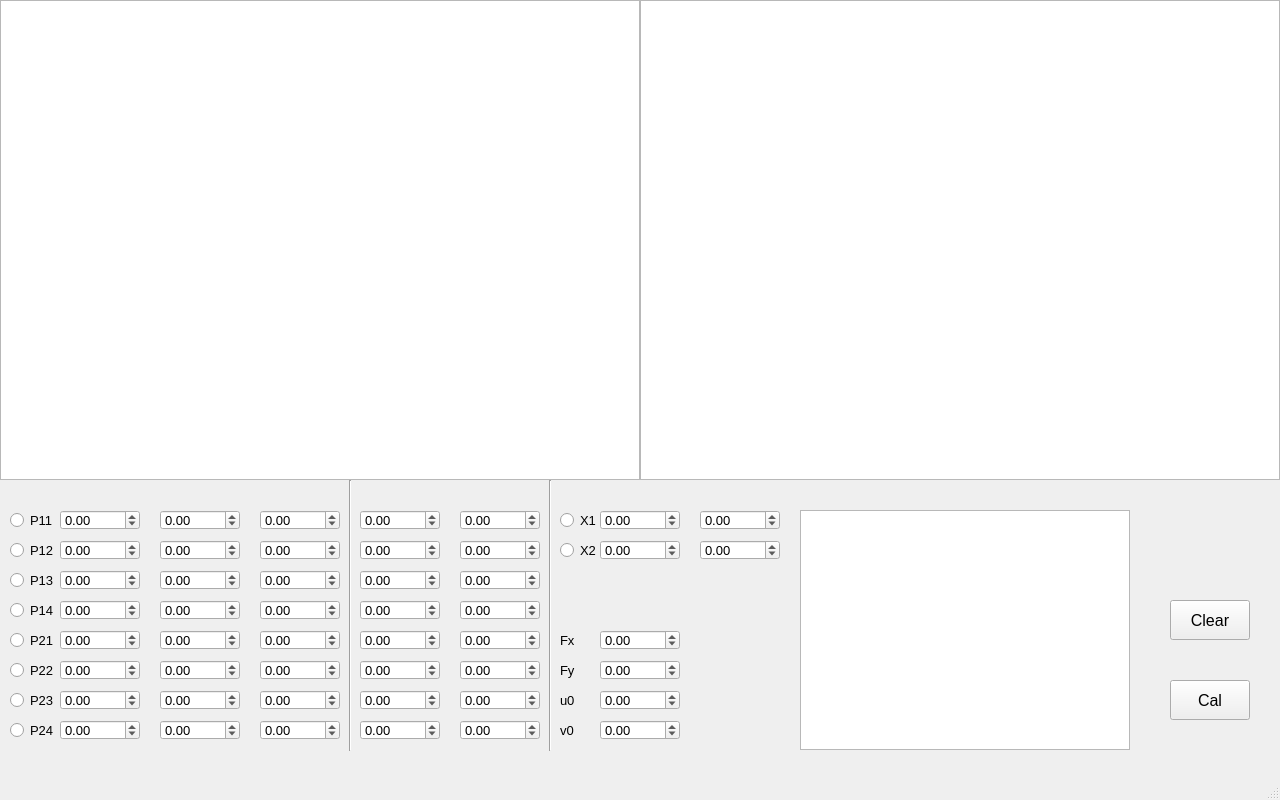
<?xml version="1.0" encoding="UTF-8"?>
<ui version="4.0">
 <class>MainWindow</class>
 <widget class="QMainWindow" name="MainWindow">
  <property name="geometry">
   <rect>
    <x>0</x>
    <y>0</y>
    <width>1280</width>
    <height>800</height>
   </rect>
  </property>
  <property name="maximumSize">
   <size>
    <width>1280</width>
    <height>800</height>
   </size>
  </property>
  <property name="windowTitle">
   <string>MainWindow</string>
  </property>
  <widget class="QWidget" name="centralwidget">
   <property name="maximumSize">
    <size>
     <width>1280</width>
     <height>800</height>
    </size>
   </property>
   <widget class="QGraphicsView" name="pic1view">
    <property name="geometry">
     <rect>
      <x>0</x>
      <y>0</y>
      <width>640</width>
      <height>480</height>
     </rect>
    </property>
    <property name="maximumSize">
     <size>
      <width>640</width>
      <height>480</height>
     </size>
    </property>
   </widget>
   <widget class="QGraphicsView" name="pic2view">
    <property name="geometry">
     <rect>
      <x>640</x>
      <y>0</y>
      <width>640</width>
      <height>480</height>
     </rect>
    </property>
    <property name="maximumSize">
     <size>
      <width>640</width>
      <height>480</height>
     </size>
    </property>
   </widget>
   <widget class="QDoubleSpinBox" name="fx">
    <property name="geometry">
     <rect>
      <x>600</x>
      <y>630</y>
      <width>80</width>
      <height>20</height>
     </rect>
    </property>
    <property name="font">
     <font>
      <pointsize>10</pointsize>
     </font>
    </property>
    <property name="minimum">
     <double>-99999999999.000000000000000</double>
    </property>
    <property name="maximum">
     <double>99999999999.000000000000000</double>
    </property>
    <property name="singleStep">
     <double>0.100000000000000</double>
    </property>
   </widget>
   <widget class="QLabel" name="labelFx">
    <property name="geometry">
     <rect>
      <x>560</x>
      <y>630</y>
      <width>60</width>
      <height>20</height>
     </rect>
    </property>
    <property name="font">
     <font>
      <pointsize>10</pointsize>
     </font>
    </property>
    <property name="text">
     <string>Fx</string>
    </property>
   </widget>
   <widget class="QLabel" name="labelFy">
    <property name="geometry">
     <rect>
      <x>560</x>
      <y>660</y>
      <width>60</width>
      <height>20</height>
     </rect>
    </property>
    <property name="font">
     <font>
      <pointsize>10</pointsize>
     </font>
    </property>
    <property name="text">
     <string>Fy</string>
    </property>
   </widget>
   <widget class="QDoubleSpinBox" name="fy">
    <property name="geometry">
     <rect>
      <x>600</x>
      <y>660</y>
      <width>80</width>
      <height>20</height>
     </rect>
    </property>
    <property name="font">
     <font>
      <pointsize>10</pointsize>
     </font>
    </property>
    <property name="minimum">
     <double>-99999999999.000000000000000</double>
    </property>
    <property name="maximum">
     <double>99999999999.000000000000000</double>
    </property>
    <property name="singleStep">
     <double>0.100000000000000</double>
    </property>
   </widget>
   <widget class="QLabel" name="labelu0">
    <property name="geometry">
     <rect>
      <x>560</x>
      <y>690</y>
      <width>60</width>
      <height>20</height>
     </rect>
    </property>
    <property name="font">
     <font>
      <pointsize>10</pointsize>
     </font>
    </property>
    <property name="text">
     <string>u0</string>
    </property>
   </widget>
   <widget class="QDoubleSpinBox" name="u0">
    <property name="geometry">
     <rect>
      <x>600</x>
      <y>690</y>
      <width>80</width>
      <height>20</height>
     </rect>
    </property>
    <property name="font">
     <font>
      <pointsize>10</pointsize>
     </font>
    </property>
    <property name="minimum">
     <double>-99999999999.000000000000000</double>
    </property>
    <property name="maximum">
     <double>99999999999.000000000000000</double>
    </property>
    <property name="singleStep">
     <double>0.100000000000000</double>
    </property>
   </widget>
   <widget class="QLabel" name="labelv0">
    <property name="geometry">
     <rect>
      <x>560</x>
      <y>720</y>
      <width>60</width>
      <height>20</height>
     </rect>
    </property>
    <property name="font">
     <font>
      <pointsize>10</pointsize>
     </font>
    </property>
    <property name="text">
     <string>v0</string>
    </property>
   </widget>
   <widget class="QDoubleSpinBox" name="v0">
    <property name="geometry">
     <rect>
      <x>600</x>
      <y>720</y>
      <width>80</width>
      <height>20</height>
     </rect>
    </property>
    <property name="font">
     <font>
      <pointsize>10</pointsize>
     </font>
    </property>
    <property name="minimum">
     <double>-99999999999.000000000000000</double>
    </property>
    <property name="maximum">
     <double>99999999999.000000000000000</double>
    </property>
    <property name="singleStep">
     <double>0.100000000000000</double>
    </property>
   </widget>
   <widget class="QRadioButton" name="radioButtonP11">
    <property name="geometry">
     <rect>
      <x>10</x>
      <y>510</y>
      <width>60</width>
      <height>20</height>
     </rect>
    </property>
    <property name="font">
     <font>
      <pointsize>10</pointsize>
     </font>
    </property>
    <property name="text">
     <string>P11</string>
    </property>
   </widget>
   <widget class="QDoubleSpinBox" name="P11X">
    <property name="geometry">
     <rect>
      <x>60</x>
      <y>510</y>
      <width>80</width>
      <height>20</height>
     </rect>
    </property>
    <property name="font">
     <font>
      <pointsize>10</pointsize>
     </font>
    </property>
    <property name="minimum">
     <double>-99999999999.000000000000000</double>
    </property>
    <property name="maximum">
     <double>99999999999.000000000000000</double>
    </property>
    <property name="singleStep">
     <double>0.100000000000000</double>
    </property>
   </widget>
   <widget class="QDoubleSpinBox" name="P11Y">
    <property name="geometry">
     <rect>
      <x>160</x>
      <y>510</y>
      <width>80</width>
      <height>20</height>
     </rect>
    </property>
    <property name="font">
     <font>
      <pointsize>10</pointsize>
     </font>
    </property>
    <property name="minimum">
     <double>-99999999999.000000000000000</double>
    </property>
    <property name="maximum">
     <double>99999999999.000000000000000</double>
    </property>
    <property name="singleStep">
     <double>0.100000000000000</double>
    </property>
   </widget>
   <widget class="QDoubleSpinBox" name="P12X">
    <property name="geometry">
     <rect>
      <x>60</x>
      <y>540</y>
      <width>80</width>
      <height>20</height>
     </rect>
    </property>
    <property name="font">
     <font>
      <pointsize>10</pointsize>
     </font>
    </property>
    <property name="minimum">
     <double>-99999999999.000000000000000</double>
    </property>
    <property name="maximum">
     <double>99999999999.000000000000000</double>
    </property>
    <property name="singleStep">
     <double>0.100000000000000</double>
    </property>
   </widget>
   <widget class="QDoubleSpinBox" name="P12Y">
    <property name="geometry">
     <rect>
      <x>160</x>
      <y>540</y>
      <width>80</width>
      <height>20</height>
     </rect>
    </property>
    <property name="font">
     <font>
      <pointsize>10</pointsize>
     </font>
    </property>
    <property name="minimum">
     <double>-99999999999.000000000000000</double>
    </property>
    <property name="maximum">
     <double>99999999999.000000000000000</double>
    </property>
    <property name="singleStep">
     <double>0.100000000000000</double>
    </property>
   </widget>
   <widget class="QRadioButton" name="radioButtonP12">
    <property name="geometry">
     <rect>
      <x>10</x>
      <y>540</y>
      <width>60</width>
      <height>20</height>
     </rect>
    </property>
    <property name="font">
     <font>
      <pointsize>10</pointsize>
     </font>
    </property>
    <property name="text">
     <string>P12</string>
    </property>
   </widget>
   <widget class="QDoubleSpinBox" name="P13X">
    <property name="geometry">
     <rect>
      <x>60</x>
      <y>570</y>
      <width>80</width>
      <height>20</height>
     </rect>
    </property>
    <property name="font">
     <font>
      <pointsize>10</pointsize>
     </font>
    </property>
    <property name="minimum">
     <double>-99999999999.000000000000000</double>
    </property>
    <property name="maximum">
     <double>99999999999.000000000000000</double>
    </property>
    <property name="singleStep">
     <double>0.100000000000000</double>
    </property>
   </widget>
   <widget class="QDoubleSpinBox" name="P13Y">
    <property name="geometry">
     <rect>
      <x>160</x>
      <y>570</y>
      <width>80</width>
      <height>20</height>
     </rect>
    </property>
    <property name="font">
     <font>
      <pointsize>10</pointsize>
     </font>
    </property>
    <property name="minimum">
     <double>-99999999999.000000000000000</double>
    </property>
    <property name="maximum">
     <double>99999999999.000000000000000</double>
    </property>
    <property name="singleStep">
     <double>0.100000000000000</double>
    </property>
   </widget>
   <widget class="QRadioButton" name="radioButtonP13">
    <property name="geometry">
     <rect>
      <x>10</x>
      <y>570</y>
      <width>60</width>
      <height>20</height>
     </rect>
    </property>
    <property name="font">
     <font>
      <pointsize>10</pointsize>
     </font>
    </property>
    <property name="text">
     <string>P13</string>
    </property>
   </widget>
   <widget class="QDoubleSpinBox" name="P14X">
    <property name="geometry">
     <rect>
      <x>60</x>
      <y>600</y>
      <width>80</width>
      <height>20</height>
     </rect>
    </property>
    <property name="font">
     <font>
      <pointsize>10</pointsize>
     </font>
    </property>
    <property name="minimum">
     <double>-99999999999.000000000000000</double>
    </property>
    <property name="maximum">
     <double>99999999999.000000000000000</double>
    </property>
    <property name="singleStep">
     <double>0.100000000000000</double>
    </property>
   </widget>
   <widget class="QDoubleSpinBox" name="P14Y">
    <property name="geometry">
     <rect>
      <x>160</x>
      <y>600</y>
      <width>80</width>
      <height>20</height>
     </rect>
    </property>
    <property name="font">
     <font>
      <pointsize>10</pointsize>
     </font>
    </property>
    <property name="minimum">
     <double>-99999999999.000000000000000</double>
    </property>
    <property name="maximum">
     <double>99999999999.000000000000000</double>
    </property>
    <property name="singleStep">
     <double>0.100000000000000</double>
    </property>
   </widget>
   <widget class="QRadioButton" name="radioButtonP14">
    <property name="geometry">
     <rect>
      <x>10</x>
      <y>600</y>
      <width>60</width>
      <height>20</height>
     </rect>
    </property>
    <property name="font">
     <font>
      <pointsize>10</pointsize>
     </font>
    </property>
    <property name="text">
     <string>P14</string>
    </property>
   </widget>
   <widget class="QDoubleSpinBox" name="P23X">
    <property name="geometry">
     <rect>
      <x>60</x>
      <y>690</y>
      <width>80</width>
      <height>20</height>
     </rect>
    </property>
    <property name="font">
     <font>
      <pointsize>10</pointsize>
     </font>
    </property>
    <property name="minimum">
     <double>-99999999999.000000000000000</double>
    </property>
    <property name="maximum">
     <double>99999999999.000000000000000</double>
    </property>
    <property name="singleStep">
     <double>0.100000000000000</double>
    </property>
   </widget>
   <widget class="QDoubleSpinBox" name="P24X">
    <property name="geometry">
     <rect>
      <x>60</x>
      <y>720</y>
      <width>80</width>
      <height>20</height>
     </rect>
    </property>
    <property name="font">
     <font>
      <pointsize>10</pointsize>
     </font>
    </property>
    <property name="minimum">
     <double>-99999999999.000000000000000</double>
    </property>
    <property name="maximum">
     <double>99999999999.000000000000000</double>
    </property>
    <property name="singleStep">
     <double>0.100000000000000</double>
    </property>
   </widget>
   <widget class="QDoubleSpinBox" name="P21X">
    <property name="geometry">
     <rect>
      <x>60</x>
      <y>630</y>
      <width>80</width>
      <height>20</height>
     </rect>
    </property>
    <property name="font">
     <font>
      <pointsize>10</pointsize>
     </font>
    </property>
    <property name="minimum">
     <double>-99999999999.000000000000000</double>
    </property>
    <property name="maximum">
     <double>99999999999.000000000000000</double>
    </property>
    <property name="singleStep">
     <double>0.100000000000000</double>
    </property>
   </widget>
   <widget class="QRadioButton" name="radioButtonP22">
    <property name="geometry">
     <rect>
      <x>10</x>
      <y>660</y>
      <width>60</width>
      <height>20</height>
     </rect>
    </property>
    <property name="font">
     <font>
      <pointsize>10</pointsize>
     </font>
    </property>
    <property name="text">
     <string>P22</string>
    </property>
   </widget>
   <widget class="QRadioButton" name="radioButtonP23">
    <property name="geometry">
     <rect>
      <x>10</x>
      <y>690</y>
      <width>60</width>
      <height>20</height>
     </rect>
    </property>
    <property name="font">
     <font>
      <pointsize>10</pointsize>
     </font>
    </property>
    <property name="text">
     <string>P23</string>
    </property>
   </widget>
   <widget class="QDoubleSpinBox" name="P21Y">
    <property name="geometry">
     <rect>
      <x>160</x>
      <y>630</y>
      <width>80</width>
      <height>20</height>
     </rect>
    </property>
    <property name="font">
     <font>
      <pointsize>10</pointsize>
     </font>
    </property>
    <property name="minimum">
     <double>-99999999999.000000000000000</double>
    </property>
    <property name="maximum">
     <double>99999999999.000000000000000</double>
    </property>
    <property name="singleStep">
     <double>0.100000000000000</double>
    </property>
   </widget>
   <widget class="QDoubleSpinBox" name="P22X">
    <property name="geometry">
     <rect>
      <x>60</x>
      <y>660</y>
      <width>80</width>
      <height>20</height>
     </rect>
    </property>
    <property name="font">
     <font>
      <pointsize>10</pointsize>
     </font>
    </property>
    <property name="minimum">
     <double>-99999999999.000000000000000</double>
    </property>
    <property name="maximum">
     <double>99999999999.000000000000000</double>
    </property>
    <property name="singleStep">
     <double>0.100000000000000</double>
    </property>
   </widget>
   <widget class="QDoubleSpinBox" name="P23Y">
    <property name="geometry">
     <rect>
      <x>160</x>
      <y>690</y>
      <width>80</width>
      <height>20</height>
     </rect>
    </property>
    <property name="font">
     <font>
      <pointsize>10</pointsize>
     </font>
    </property>
    <property name="minimum">
     <double>-99999999999.000000000000000</double>
    </property>
    <property name="maximum">
     <double>99999999999.000000000000000</double>
    </property>
    <property name="singleStep">
     <double>0.100000000000000</double>
    </property>
   </widget>
   <widget class="QRadioButton" name="radioButtonP24">
    <property name="geometry">
     <rect>
      <x>10</x>
      <y>720</y>
      <width>60</width>
      <height>20</height>
     </rect>
    </property>
    <property name="font">
     <font>
      <pointsize>10</pointsize>
     </font>
    </property>
    <property name="text">
     <string>P24</string>
    </property>
   </widget>
   <widget class="QDoubleSpinBox" name="P22Y">
    <property name="geometry">
     <rect>
      <x>160</x>
      <y>660</y>
      <width>80</width>
      <height>20</height>
     </rect>
    </property>
    <property name="font">
     <font>
      <pointsize>10</pointsize>
     </font>
    </property>
    <property name="minimum">
     <double>-99999999999.000000000000000</double>
    </property>
    <property name="maximum">
     <double>99999999999.000000000000000</double>
    </property>
    <property name="singleStep">
     <double>0.100000000000000</double>
    </property>
   </widget>
   <widget class="QRadioButton" name="radioButtonP21">
    <property name="geometry">
     <rect>
      <x>10</x>
      <y>630</y>
      <width>60</width>
      <height>20</height>
     </rect>
    </property>
    <property name="font">
     <font>
      <pointsize>10</pointsize>
     </font>
    </property>
    <property name="text">
     <string>P21</string>
    </property>
   </widget>
   <widget class="QDoubleSpinBox" name="P24Y">
    <property name="geometry">
     <rect>
      <x>160</x>
      <y>720</y>
      <width>80</width>
      <height>20</height>
     </rect>
    </property>
    <property name="font">
     <font>
      <pointsize>10</pointsize>
     </font>
    </property>
    <property name="minimum">
     <double>-99999999999.000000000000000</double>
    </property>
    <property name="maximum">
     <double>99999999999.000000000000000</double>
    </property>
    <property name="singleStep">
     <double>0.100000000000000</double>
    </property>
   </widget>
   <widget class="QRadioButton" name="radioButtonX2">
    <property name="geometry">
     <rect>
      <x>560</x>
      <y>540</y>
      <width>60</width>
      <height>20</height>
     </rect>
    </property>
    <property name="font">
     <font>
      <pointsize>10</pointsize>
     </font>
    </property>
    <property name="text">
     <string>X2</string>
    </property>
   </widget>
   <widget class="QRadioButton" name="radioButtonX1">
    <property name="geometry">
     <rect>
      <x>560</x>
      <y>510</y>
      <width>60</width>
      <height>20</height>
     </rect>
    </property>
    <property name="font">
     <font>
      <pointsize>10</pointsize>
     </font>
    </property>
    <property name="text">
     <string>X1</string>
    </property>
   </widget>
   <widget class="QPushButton" name="pushButtonClear">
    <property name="geometry">
     <rect>
      <x>1170</x>
      <y>600</y>
      <width>80</width>
      <height>40</height>
     </rect>
    </property>
    <property name="font">
     <font>
      <pointsize>12</pointsize>
     </font>
    </property>
    <property name="text">
     <string>Clear</string>
    </property>
   </widget>
   <widget class="QPushButton" name="pushButtonCal">
    <property name="geometry">
     <rect>
      <x>1170</x>
      <y>680</y>
      <width>80</width>
      <height>40</height>
     </rect>
    </property>
    <property name="font">
     <font>
      <pointsize>12</pointsize>
     </font>
    </property>
    <property name="text">
     <string>Cal</string>
    </property>
   </widget>
   <widget class="QDoubleSpinBox" name="p11X">
    <property name="geometry">
     <rect>
      <x>360</x>
      <y>510</y>
      <width>80</width>
      <height>20</height>
     </rect>
    </property>
    <property name="font">
     <font>
      <pointsize>10</pointsize>
     </font>
    </property>
    <property name="minimum">
     <double>-99999999999.000000000000000</double>
    </property>
    <property name="maximum">
     <double>99999999999.000000000000000</double>
    </property>
    <property name="singleStep">
     <double>0.100000000000000</double>
    </property>
   </widget>
   <widget class="QDoubleSpinBox" name="p13X">
    <property name="geometry">
     <rect>
      <x>360</x>
      <y>570</y>
      <width>80</width>
      <height>20</height>
     </rect>
    </property>
    <property name="font">
     <font>
      <pointsize>10</pointsize>
     </font>
    </property>
    <property name="minimum">
     <double>-99999999999.000000000000000</double>
    </property>
    <property name="maximum">
     <double>99999999999.000000000000000</double>
    </property>
    <property name="singleStep">
     <double>0.100000000000000</double>
    </property>
   </widget>
   <widget class="QDoubleSpinBox" name="p12X">
    <property name="geometry">
     <rect>
      <x>360</x>
      <y>540</y>
      <width>80</width>
      <height>20</height>
     </rect>
    </property>
    <property name="font">
     <font>
      <pointsize>10</pointsize>
     </font>
    </property>
    <property name="minimum">
     <double>-99999999999.000000000000000</double>
    </property>
    <property name="maximum">
     <double>99999999999.000000000000000</double>
    </property>
    <property name="singleStep">
     <double>0.100000000000000</double>
    </property>
   </widget>
   <widget class="QDoubleSpinBox" name="p14X">
    <property name="geometry">
     <rect>
      <x>360</x>
      <y>600</y>
      <width>80</width>
      <height>20</height>
     </rect>
    </property>
    <property name="font">
     <font>
      <pointsize>10</pointsize>
     </font>
    </property>
    <property name="minimum">
     <double>-99999999999.000000000000000</double>
    </property>
    <property name="maximum">
     <double>99999999999.000000000000000</double>
    </property>
    <property name="singleStep">
     <double>0.100000000000000</double>
    </property>
   </widget>
   <widget class="QDoubleSpinBox" name="p11Y">
    <property name="geometry">
     <rect>
      <x>460</x>
      <y>510</y>
      <width>80</width>
      <height>20</height>
     </rect>
    </property>
    <property name="font">
     <font>
      <pointsize>10</pointsize>
     </font>
    </property>
    <property name="minimum">
     <double>-99999999999.000000000000000</double>
    </property>
    <property name="maximum">
     <double>99999999999.000000000000000</double>
    </property>
    <property name="singleStep">
     <double>0.100000000000000</double>
    </property>
   </widget>
   <widget class="QDoubleSpinBox" name="p13Y">
    <property name="geometry">
     <rect>
      <x>460</x>
      <y>570</y>
      <width>80</width>
      <height>20</height>
     </rect>
    </property>
    <property name="font">
     <font>
      <pointsize>10</pointsize>
     </font>
    </property>
    <property name="minimum">
     <double>-99999999999.000000000000000</double>
    </property>
    <property name="maximum">
     <double>99999999999.000000000000000</double>
    </property>
    <property name="singleStep">
     <double>0.100000000000000</double>
    </property>
   </widget>
   <widget class="QDoubleSpinBox" name="p12Y">
    <property name="geometry">
     <rect>
      <x>460</x>
      <y>540</y>
      <width>80</width>
      <height>20</height>
     </rect>
    </property>
    <property name="font">
     <font>
      <pointsize>10</pointsize>
     </font>
    </property>
    <property name="minimum">
     <double>-99999999999.000000000000000</double>
    </property>
    <property name="maximum">
     <double>99999999999.000000000000000</double>
    </property>
    <property name="singleStep">
     <double>0.100000000000000</double>
    </property>
   </widget>
   <widget class="QDoubleSpinBox" name="p14Y">
    <property name="geometry">
     <rect>
      <x>460</x>
      <y>600</y>
      <width>80</width>
      <height>20</height>
     </rect>
    </property>
    <property name="font">
     <font>
      <pointsize>10</pointsize>
     </font>
    </property>
    <property name="minimum">
     <double>-99999999999.000000000000000</double>
    </property>
    <property name="maximum">
     <double>99999999999.000000000000000</double>
    </property>
    <property name="singleStep">
     <double>0.100000000000000</double>
    </property>
   </widget>
   <widget class="QDoubleSpinBox" name="p23X">
    <property name="geometry">
     <rect>
      <x>360</x>
      <y>690</y>
      <width>80</width>
      <height>20</height>
     </rect>
    </property>
    <property name="font">
     <font>
      <pointsize>10</pointsize>
     </font>
    </property>
    <property name="minimum">
     <double>-99999999999.000000000000000</double>
    </property>
    <property name="maximum">
     <double>99999999999.000000000000000</double>
    </property>
    <property name="singleStep">
     <double>0.100000000000000</double>
    </property>
   </widget>
   <widget class="QDoubleSpinBox" name="p21X">
    <property name="geometry">
     <rect>
      <x>360</x>
      <y>630</y>
      <width>80</width>
      <height>20</height>
     </rect>
    </property>
    <property name="font">
     <font>
      <pointsize>10</pointsize>
     </font>
    </property>
    <property name="minimum">
     <double>-99999999999.000000000000000</double>
    </property>
    <property name="maximum">
     <double>99999999999.000000000000000</double>
    </property>
    <property name="singleStep">
     <double>0.100000000000000</double>
    </property>
   </widget>
   <widget class="QDoubleSpinBox" name="p22X">
    <property name="geometry">
     <rect>
      <x>360</x>
      <y>660</y>
      <width>80</width>
      <height>20</height>
     </rect>
    </property>
    <property name="font">
     <font>
      <pointsize>10</pointsize>
     </font>
    </property>
    <property name="minimum">
     <double>-99999999999.000000000000000</double>
    </property>
    <property name="maximum">
     <double>99999999999.000000000000000</double>
    </property>
    <property name="singleStep">
     <double>0.100000000000000</double>
    </property>
   </widget>
   <widget class="QDoubleSpinBox" name="p24Y">
    <property name="geometry">
     <rect>
      <x>460</x>
      <y>720</y>
      <width>80</width>
      <height>20</height>
     </rect>
    </property>
    <property name="font">
     <font>
      <pointsize>10</pointsize>
     </font>
    </property>
    <property name="minimum">
     <double>-99999999999.000000000000000</double>
    </property>
    <property name="maximum">
     <double>99999999999.000000000000000</double>
    </property>
    <property name="singleStep">
     <double>0.100000000000000</double>
    </property>
   </widget>
   <widget class="QDoubleSpinBox" name="p22Y">
    <property name="geometry">
     <rect>
      <x>460</x>
      <y>660</y>
      <width>80</width>
      <height>20</height>
     </rect>
    </property>
    <property name="font">
     <font>
      <pointsize>10</pointsize>
     </font>
    </property>
    <property name="minimum">
     <double>-99999999999.000000000000000</double>
    </property>
    <property name="maximum">
     <double>99999999999.000000000000000</double>
    </property>
    <property name="singleStep">
     <double>0.100000000000000</double>
    </property>
   </widget>
   <widget class="QDoubleSpinBox" name="p23Y">
    <property name="geometry">
     <rect>
      <x>460</x>
      <y>690</y>
      <width>80</width>
      <height>20</height>
     </rect>
    </property>
    <property name="font">
     <font>
      <pointsize>10</pointsize>
     </font>
    </property>
    <property name="minimum">
     <double>-99999999999.000000000000000</double>
    </property>
    <property name="maximum">
     <double>99999999999.000000000000000</double>
    </property>
    <property name="singleStep">
     <double>0.100000000000000</double>
    </property>
   </widget>
   <widget class="QDoubleSpinBox" name="p24X">
    <property name="geometry">
     <rect>
      <x>360</x>
      <y>720</y>
      <width>80</width>
      <height>20</height>
     </rect>
    </property>
    <property name="font">
     <font>
      <pointsize>10</pointsize>
     </font>
    </property>
    <property name="minimum">
     <double>-99999999999.000000000000000</double>
    </property>
    <property name="maximum">
     <double>99999999999.000000000000000</double>
    </property>
    <property name="singleStep">
     <double>0.100000000000000</double>
    </property>
   </widget>
   <widget class="QDoubleSpinBox" name="p21Y">
    <property name="geometry">
     <rect>
      <x>460</x>
      <y>630</y>
      <width>80</width>
      <height>20</height>
     </rect>
    </property>
    <property name="font">
     <font>
      <pointsize>10</pointsize>
     </font>
    </property>
    <property name="minimum">
     <double>-99999999999.000000000000000</double>
    </property>
    <property name="maximum">
     <double>99999999999.000000000000000</double>
    </property>
    <property name="singleStep">
     <double>0.100000000000000</double>
    </property>
   </widget>
   <widget class="QDoubleSpinBox" name="point2find1Y">
    <property name="geometry">
     <rect>
      <x>700</x>
      <y>510</y>
      <width>80</width>
      <height>20</height>
     </rect>
    </property>
    <property name="font">
     <font>
      <pointsize>10</pointsize>
     </font>
    </property>
    <property name="minimum">
     <double>-99999999999.000000000000000</double>
    </property>
    <property name="maximum">
     <double>99999999999.000000000000000</double>
    </property>
    <property name="singleStep">
     <double>0.100000000000000</double>
    </property>
   </widget>
   <widget class="QDoubleSpinBox" name="point2find1X">
    <property name="geometry">
     <rect>
      <x>600</x>
      <y>510</y>
      <width>80</width>
      <height>20</height>
     </rect>
    </property>
    <property name="font">
     <font>
      <pointsize>10</pointsize>
     </font>
    </property>
    <property name="minimum">
     <double>-99999999999.000000000000000</double>
    </property>
    <property name="maximum">
     <double>99999999999.000000000000000</double>
    </property>
    <property name="singleStep">
     <double>0.100000000000000</double>
    </property>
   </widget>
   <widget class="QDoubleSpinBox" name="point2find2X">
    <property name="geometry">
     <rect>
      <x>600</x>
      <y>540</y>
      <width>80</width>
      <height>20</height>
     </rect>
    </property>
    <property name="font">
     <font>
      <pointsize>10</pointsize>
     </font>
    </property>
    <property name="minimum">
     <double>-99999999999.000000000000000</double>
    </property>
    <property name="maximum">
     <double>99999999999.000000000000000</double>
    </property>
    <property name="singleStep">
     <double>0.100000000000000</double>
    </property>
   </widget>
   <widget class="QDoubleSpinBox" name="point2find2Y">
    <property name="geometry">
     <rect>
      <x>700</x>
      <y>540</y>
      <width>80</width>
      <height>20</height>
     </rect>
    </property>
    <property name="font">
     <font>
      <pointsize>10</pointsize>
     </font>
    </property>
    <property name="minimum">
     <double>-99999999999.000000000000000</double>
    </property>
    <property name="maximum">
     <double>99999999999.000000000000000</double>
    </property>
    <property name="singleStep">
     <double>0.100000000000000</double>
    </property>
   </widget>
   <widget class="QDoubleSpinBox" name="P21Z">
    <property name="geometry">
     <rect>
      <x>260</x>
      <y>630</y>
      <width>80</width>
      <height>20</height>
     </rect>
    </property>
    <property name="font">
     <font>
      <pointsize>10</pointsize>
     </font>
    </property>
    <property name="minimum">
     <double>-99999999999.000000000000000</double>
    </property>
    <property name="maximum">
     <double>99999999999.000000000000000</double>
    </property>
    <property name="singleStep">
     <double>0.100000000000000</double>
    </property>
   </widget>
   <widget class="QDoubleSpinBox" name="P11Z">
    <property name="geometry">
     <rect>
      <x>260</x>
      <y>510</y>
      <width>80</width>
      <height>20</height>
     </rect>
    </property>
    <property name="font">
     <font>
      <pointsize>10</pointsize>
     </font>
    </property>
    <property name="minimum">
     <double>-99999999999.000000000000000</double>
    </property>
    <property name="maximum">
     <double>99999999999.000000000000000</double>
    </property>
    <property name="singleStep">
     <double>0.100000000000000</double>
    </property>
   </widget>
   <widget class="QDoubleSpinBox" name="P24Z">
    <property name="geometry">
     <rect>
      <x>260</x>
      <y>720</y>
      <width>80</width>
      <height>20</height>
     </rect>
    </property>
    <property name="font">
     <font>
      <pointsize>10</pointsize>
     </font>
    </property>
    <property name="minimum">
     <double>-99999999999.000000000000000</double>
    </property>
    <property name="maximum">
     <double>99999999999.000000000000000</double>
    </property>
    <property name="singleStep">
     <double>0.100000000000000</double>
    </property>
   </widget>
   <widget class="QDoubleSpinBox" name="P13Z">
    <property name="geometry">
     <rect>
      <x>260</x>
      <y>570</y>
      <width>80</width>
      <height>20</height>
     </rect>
    </property>
    <property name="font">
     <font>
      <pointsize>10</pointsize>
     </font>
    </property>
    <property name="minimum">
     <double>-99999999999.000000000000000</double>
    </property>
    <property name="maximum">
     <double>99999999999.000000000000000</double>
    </property>
    <property name="singleStep">
     <double>0.100000000000000</double>
    </property>
   </widget>
   <widget class="QDoubleSpinBox" name="P22Z">
    <property name="geometry">
     <rect>
      <x>260</x>
      <y>660</y>
      <width>80</width>
      <height>20</height>
     </rect>
    </property>
    <property name="font">
     <font>
      <pointsize>10</pointsize>
     </font>
    </property>
    <property name="minimum">
     <double>-99999999999.000000000000000</double>
    </property>
    <property name="maximum">
     <double>99999999999.000000000000000</double>
    </property>
    <property name="singleStep">
     <double>0.100000000000000</double>
    </property>
   </widget>
   <widget class="QDoubleSpinBox" name="P12Z">
    <property name="geometry">
     <rect>
      <x>260</x>
      <y>540</y>
      <width>80</width>
      <height>20</height>
     </rect>
    </property>
    <property name="font">
     <font>
      <pointsize>10</pointsize>
     </font>
    </property>
    <property name="minimum">
     <double>-99999999999.000000000000000</double>
    </property>
    <property name="maximum">
     <double>99999999999.000000000000000</double>
    </property>
    <property name="singleStep">
     <double>0.100000000000000</double>
    </property>
   </widget>
   <widget class="QDoubleSpinBox" name="P14Z">
    <property name="geometry">
     <rect>
      <x>260</x>
      <y>600</y>
      <width>80</width>
      <height>20</height>
     </rect>
    </property>
    <property name="font">
     <font>
      <pointsize>10</pointsize>
     </font>
    </property>
    <property name="minimum">
     <double>-99999999999.000000000000000</double>
    </property>
    <property name="maximum">
     <double>99999999999.000000000000000</double>
    </property>
    <property name="singleStep">
     <double>0.100000000000000</double>
    </property>
   </widget>
   <widget class="QDoubleSpinBox" name="P23Z">
    <property name="geometry">
     <rect>
      <x>260</x>
      <y>690</y>
      <width>80</width>
      <height>20</height>
     </rect>
    </property>
    <property name="font">
     <font>
      <pointsize>10</pointsize>
     </font>
    </property>
    <property name="minimum">
     <double>-99999999999.000000000000000</double>
    </property>
    <property name="maximum">
     <double>99999999999.000000000000000</double>
    </property>
    <property name="singleStep">
     <double>0.100000000000000</double>
    </property>
   </widget>
   <widget class="QTextBrowser" name="result">
    <property name="geometry">
     <rect>
      <x>800</x>
      <y>510</y>
      <width>330</width>
      <height>240</height>
     </rect>
    </property>
   </widget>
   <widget class="Line" name="lineA">
    <property name="geometry">
     <rect>
      <x>340</x>
      <y>480</y>
      <width>20</width>
      <height>271</height>
     </rect>
    </property>
    <property name="orientation">
     <enum>Qt::Vertical</enum>
    </property>
   </widget>
   <widget class="Line" name="lineB">
    <property name="geometry">
     <rect>
      <x>540</x>
      <y>480</y>
      <width>20</width>
      <height>271</height>
     </rect>
    </property>
    <property name="orientation">
     <enum>Qt::Vertical</enum>
    </property>
   </widget>
  </widget>
  <widget class="QMenuBar" name="menubar">
   <property name="geometry">
    <rect>
     <x>0</x>
     <y>0</y>
     <width>1280</width>
     <height>23</height>
    </rect>
   </property>
  </widget>
  <widget class="QStatusBar" name="statusbar"/>
 </widget>
 <resources/>
 <connections/>
</ui>
